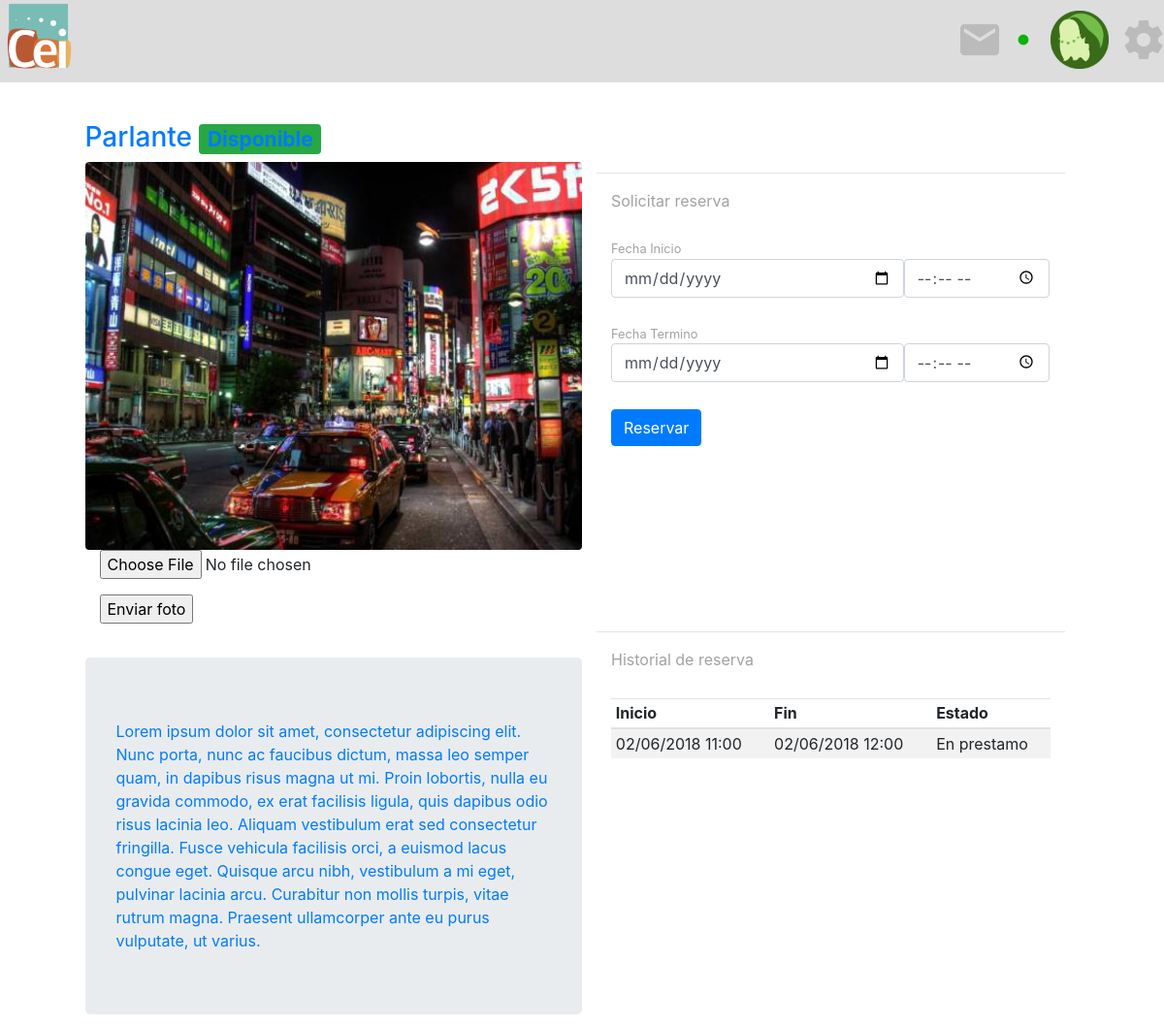
The page /user/admin/productos/5/ on the database its author committed.
### Inventario/models.py (models this page shows, shortened)
class Productos(models.Model):
    title       = models.CharField(max_length=200)
    description = models.TextField()
    image       = models.ImageField(upload_to='img/photos/', default='img/photos/default.png')
    status      = models.IntegerField(default=1, choices=((1, 'Disponible'),(0, 'En Prestamo'),(2, 'En Reparacion'),(3, 'Perdido')))

### Inventario/views.py (the view)
# urls.py: url(r'^user/admin/productos/(?P<pk>[0-9]+)/$', views.admin_producto, name='admin_article_detail'),
def admin_producto(request,pk):
    articulo=Productos.objects.get(pk=pk)
    if request.POST.get('pk') == 'name':
        articulo.title=request.POST.get('value')
        articulo.save()
        print("nuevo nombre de articulo:", articulo.title)
    if request.POST.get('pk') == 'description':
        articulo.description=request.POST.get('value')
        articulo.save()
        print("nueva descripcion de articulo:", articulo.description)
    if request.POST.get('pk') == 'state':
        articulo.status=request.POST.get('value')
        articulo.save()
        print("nuevo estado de articulo:", articulo.get_status())
    if request.POST.get('image'):
        articulo.image=request.FILES['foto']
        articulo.save()
        print("se ha cambiado la foto de articulo", articulo.id)
    return render(request, 'admin_producto.html', {'articulo': articulo})

### Inventario/templates/admin_producto.html (shortened to what this page needs)
{% load static %}
{% load staticfiles %}
{% load i18n %}
<html>
  <head>
    <link rel="stylesheet" type="text/css" href="{% static 'css/landing_page_usuarios.css' %}">
    <link rel="stylesheet" href="https://maxcdn.bootstrapcdn.com/bootstrap/4.0.0/css/bootstrap.min.css">
    <link href="//netdna.bootstrapcdn.com/twitter-bootstrap/2.3.2/css/bootstrap-combined.min.css" rel="stylesheet">
    <link href="//cdnjs.cloudflare.com/ajax/libs/x-editable/1.5.0/jqueryui-editable/css/jqueryui-editable.css" rel="stylesheet"/>
  </head>
  {%include 'header.html'%}
  <body>
    <div class="row" style="height: 5%"></div>
    <div class="row">
      <div class="col-sm-1 form-inline"></div>
      <div class="col-sm-10">
        <div class="row">
          <div class="col-sm-6">
            <div class="row form-inline">
              <h3>
                <span>
                  <a href="#" id="articulo{{articulo.id}}" data-type="text" data-pk="name" data-title="enter new name" data-url="{% url 'admin_article_detail' articulo.id %}" data-params="{csrfmiddlewaretoken:'{{csrf_token}}'}">{{ articulo.title }}</a>
                </span>
                <span class="badge
                  {% if articulo.status == 1%}
                    badge-success"><a id="state{{articulo.id}}" data-type="select" data-pk="state" data-title="enter new status" data-url="{% url 'admin_article_detail' articulo.id %}" data-params="{csrfmiddlewaretoken:'{{csrf_token}}'}" href="#">Disponible</a>
                  {% elif articulo.status == 0%}
                    badge-danger"><a id="state{{articulo.id}}" data-type="select" data-pk="state" data-title="enter new status" data-url="{% url 'admin_article_detail' articulo.id %}" data-params="{csrfmiddlewaretoken:'{{csrf_token}}'}" href="#">En préstamo</a>
                  {% elif articulo.status == 2%}
                    badge-danger"><a id="state{{articulo.id}}" data-type="select" data-pk="state" data-title="enter new status" data-url="{% url 'admin_article_detail' articulo.id %}" data-params="{csrfmiddlewaretoken:'{{csrf_token}}'}" href="#">En reparación</a>
                  {% elif articulo.status == 3%}
                    badge-danger"><a id="state{{articulo.id}}" data-type="select" data-pk="state" data-title="enter new status" data-url="{% url 'admin_article_detail' articulo.id %}" data-params="{csrfmiddlewaretoken:'{{csrf_token}}'}" href="#">Perdido</a>
                  {% endif %}
              </h3>
            </div>
            <a href="#" id="foto"><div class="row rounded" style="height:400px; background:url({{articulo.image.url}}) no-repeat center; background-size: cover;"></div></a>
            <form action="/user/admin/productos/{{articulo.id}}/" method="POST" enctype="multipart/form-data" id="form_tomaFoto{{page}}">{% csrf_token %}
              <p><input type="file" accept="image/*" name="foto" required></p>
              <p><input type="submit" value="Enviar foto" class="boton"></p>
            </form>
            <div class="row" style="height: 2%"></div>
            <div class="row jumbotron">
              <a href="#" id="description{{articulo.id}}" data-type="textarea" data-pk="description" data-title="enter new description" data-url="{% url 'admin_article_detail' articulo.id %}" data-params="{csrfmiddlewaretoken:'{{csrf_token}}'}">{{articulo.description}}</a>
            </div>
          </div>
          <div class="col-sm-6">
            <div class="row" style="height: 4%"></div>
            <hr>
            <h7 class="col-sm-12" style="color:#A2A2A2;">Solicitar reserva</h7>
            <div class="row" style="height: 3%"></div>
            <form class="col-sm-12">
              <small style="color:#A2A2A2;">Fecha Inicio</small>
              <div class="form-inline">
                <input type="date" name="bday" max="3000-12-31" min="1000-01-01" class="form-control col-lg-8 col-sm-12">
                <input type="time" name="bday" max="23:59" min="00:00" class="form-control col-lg-4 col-sm-12">
              </div>
              <div class="row" style="height: 3%"></div>
              <small style="color:#A2A2A2;">Fecha Termino</small>
              <div class="form-inline">
                <input type="date" name="bday" max="3000-12-31" min="1000-01-01" class="form-control col-lg-8 col-sm-12">
                <input type="time" name="bday" max="23:59" min="00:00" class="form-control col-lg-4 col-sm-12">
              </div>
              <div class="row" style="height: 3%"></div>
              <button type="submit" class="btn btn-primary">Reservar</button>
            </form>
            <div class="row" style="height: 17%"></div>
            <hr>
            <h7 class="col-sm-12" style="color:#A2A2A2;">Historial de reserva</h7>
            <div class="row" style="height: 3%"></div>
            <div class="col-sm-12">
              <table class="table table-sm table-striped">
                <thead>
                  <tr>
                    <th scope="col">Inicio</th>
                    <th scope="col">Fin</th>
                    <th scope="col">Estado</th>
                  </tr>
                </thead>
                <tbody>
                  <tr>
                    <td>02/06/2018 11:00</td>
                    <td>02/06/2018 12:00</td>
                    <td>En prestamo</td>
                  </tr>
                </tbody>
              </table>
            </div>
          </div>
        </div>
      </div>
      <div class="col-sm-1 form-inline"></div>
    </div>
  </body>
</html>

### rows shown on the page
Productos: title "Parlante", image (picture), description "Lorem ipsum dolor sit amet, consectetur adipiscing elit. Nunc porta, nunc ac faucibus dictum, massa leo semper quam, in dapibus risus magna ut mi. Proin lobortis, nulla eu gravida commodo, ex erat facilisis ligula, quis dapibus odio risus lacinia leo. Aliquam vestibulum erat sed consectetur fringilla. Fusce vehicula facilisis orci, a euismod lacus congue eget. Quisque arcu nibh, vestibulum a mi eget, pulvinar lacinia arcu. Curabitur non mollis turpis, vitae rutrum magna. Praesent ullamcorper ante eu purus vulputate, ut varius."
